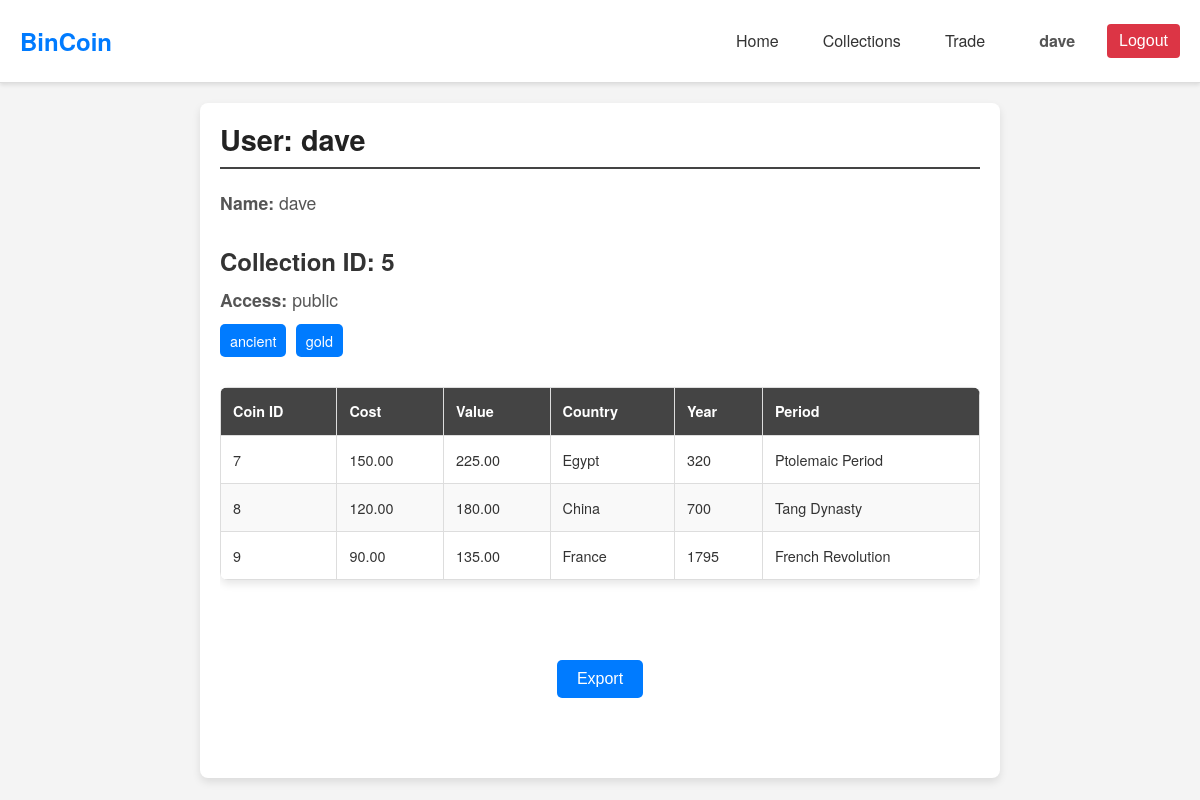
The page /php/user_profile.php?user=dave (signed in) on the database its author committed.
### tables this page shows
CREATE TABLE `user` (
    `name` VARCHAR(255) PRIMARY KEY,
    `password` VARCHAR(255) NOT NULL,
    `created_at` TIMESTAMP DEFAULT CURRENT_TIMESTAMP
);

CREATE TABLE `coin` (
    `id` INT AUTO_INCREMENT PRIMARY KEY,
    `cost` DECIMAL(10, 2) NOT NULL,
    `value` DECIMAL(10, 2) NOT NULL,
    `currency` VARCHAR(50) NOT NULL,
    `front_path` VARCHAR(255) NOT NULL,
    `back_path` VARCHAR(255) NOT NULL,
    `country` VARCHAR(100) NOT NULL,
    `year` INT NOT NULL,
    `coin_collection_id` INT NOT NULL,
    FOREIGN KEY (`coin_collection_id`) REFERENCES `coin_collection`(`id`) ON DELETE CASCADE
);

CREATE TABLE `period` (
    `id` INT AUTO_INCREMENT PRIMARY KEY,
    `country` VARCHAR(100) NOT NULL,
    `from` YEAR NOT NULL,
    `to` YEAR NOT NULL,
    `name` VARCHAR(255) NOT NULL
);

### php/user_profile.php (called while the page is built, shortened)
<?php
$conn = new mysqli(SERVERNAME, USERNAME, PASSWORD, DBNAME);
$userName = isset($_GET['user']) ? $_GET['user'] : 'Alice';
$userQuery = $conn->prepare("SELECT * FROM `user` WHERE `name` = ?");
$userQuery->bind_param("s", $userName);
$userQuery->execute();
$userResult = $userQuery->get_result();
$user = $userResult->fetch_assoc();
$collectionsQuery = $conn->prepare("
    SELECT cc.id AS collection_id, cc.access, ct.name AS tag
    FROM `coin_collection` cc
    LEFT JOIN `collection_tag` ct ON cc.id = ct.collection_id
    WHERE cc.user_name = ?
");
$collectionsQuery->bind_param("s", $userName);
$collectionsQuery->execute();
$collectionsResult = $collectionsQuery->get_result();
$collections = [];
while ($row = $collectionsResult->fetch_assoc()) {
    $collections[$row['collection_id']]['access'] = $row['access'];
    $collections[$row['collection_id']]['tags'][] = $row['tag'];
}
foreach ($collections as $collectionId => &$collection) {
    $coinsQuery = $conn->prepare("
        SELECT c.id AS coin_id, c.cost, c.value, c.currency, c.country, c.year, p.name AS period
        FROM `coin` c
        LEFT JOIN `coin_period` cp ON c.id = cp.coin_id
        LEFT JOIN `period` p ON cp.period_id = p.id
        WHERE c.coin_collection_id = ?
    ");
    $coinsQuery->bind_param("i", $collectionId);
    $coinsQuery->execute();
    $coinsResult = $coinsQuery->get_result();
}
include "../components/user_profile_page.php";
?>

### components/user_profile_page.php (the view, shortened to what this page needs)
<!DOCTYPE html>
<html lang="en">
<head>
    <link rel="stylesheet" href="../css/theme.css">
    <link rel="stylesheet" href="../css/user_profile.css">
</head>
<body>
    <?php include '../components/header.php'; ?>
    <div class="profile-container">
        <h2>User: <?php echo htmlspecialchars($user['name']); ?></h2>
        <div class="user-details">
            <p><strong>Name:</strong> <?php echo htmlspecialchars($user['name']); ?></p>
        </div>
        <?php foreach ($collections as $collectionId => $collection): ?>
            <div class="collection">
                <h3>Collection ID: <?php echo htmlspecialchars($collectionId); ?></h3>
                <p><strong>Access:</strong> <?php echo htmlspecialchars($collection['access']); ?></p>
                <div class="tags">
                    <?php foreach ($collection['tags'] as $tag): ?>
                        <span class="tag"><?php echo htmlspecialchars($tag); ?></span>
                    <?php endforeach; ?>
                </div>
                <div class="table-container">
                    <table>
                        <thead>
                            <tr>
                                <th>Coin ID</th>
                                <th>Cost</th>
                                <th>Value</th>
                                <th>Country</th>
                                <th>Year</th>
                                <th>Period</th>
                            </tr>
                        </thead>
                        <tbody>
                            <?php foreach ($collection['coins'] as $coin): ?>
                                <tr>
                                    <td><?php echo htmlspecialchars($coin['coin_id']); ?></td>
                                    <td><?php echo htmlspecialchars($coin['cost']); ?></td>
                                    <td><?php echo htmlspecialchars($coin['value']); ?></td>
                                    <td><?php echo htmlspecialchars($coin['country']); ?></td>
                                    <td><?php echo htmlspecialchars($coin['year']); ?></td>
                                    <td><?php echo htmlspecialchars($coin['period']); ?></td>
                                </tr>
                            <?php endforeach; ?>
                        </tbody>
                    </table>
                </div>
            </div>
        <?php endforeach; ?>
        <div class="export-container">
        <div class="dropdown">
            <button class="export-btn">Export</button>
            </div>
        </div>
    </div>
</body>
</html>

### css/theme.css (style rules this page uses)
* { margin: 0; padding: 0; box-sizing: border-box; }
html { font-size: 16px; }
body { font-family: 'Helvetica Neue', Arial, sans-serif; line-height: 1.6; color: #333; background-color: #f4f4f4; }
h1, h2, h3, h4, h5, h6 { color: #222; margin-bottom: 1rem; line-height: 1.2; }
p { margin-bottom: 1.2rem; }
button, .btn { display: inline-block; background-color: #007BFF; color: #ffffff; padding: 10px 20px; border: none; border-radius: 4px; cursor: pointer; font-size: 1rem; transition: background-color 0.3s ease; text-decoration: none; text-align: center; }
table { width: 100%; border-collapse: collapse; margin-bottom: 20px; }
table th, table td { padding: 12px; border: 1px solid #ddd; text-align: left; }
table th { background-color: #f8f8f8; }
table tr:nth-child(even) { background-color: #f9f9f9; }

### css/user_profile.css (style rules this page uses)
.profile-container { max-width: 800px; margin: 20px auto; background: #ffffff; padding: 20px; border-radius: 8px; box-shadow: 0 4px 8px rgba(0, 0, 0, 0.1); }
.profile-container h2 { font-size: 1.8em; border-bottom: 2px solid #444; padding-bottom: 10px; margin-bottom: 20px; }
.profile-container .user-details { margin-bottom: 30px; }
.profile-container .user-details p { font-size: 1.1em; margin: 5px 0; color: #555; }
.collection { margin-bottom: 20px; }
.collection h3 { font-size: 1.5em; color: #333; margin-bottom: 10px; }
.collection p { font-size: 1.1em; color: #555; margin-bottom: 10px; }
.table-container { overflow-x: auto; }
.table-container table { width: 100%; border-collapse: collapse; margin: 20px 0; font-size: 0.9em; background: #ffffff; box-shadow: 0 4px 8px rgba(0, 0, 0, 0.1); border-radius: 8px; overflow: hidden; }
.table-container th, .table-container td { padding: 12px; text-align: left; }
.table-container th { background-color: #444; color: #ffffff; }
.table-container td { border-bottom: 1px solid #dddddd; }
.tags { margin: 10px 0; }
.tag { display: inline-block; background-color: #007BFF; color: #ffffff; padding: 5px 10px; border-radius: 5px; font-size: 0.9em; margin-right: 5px; }
.export-container { margin: 50px auto; max-width: 300px; text-align: center; }
.export-btn { display: inline-block; padding: 10px 20px; margin: 10px; font-size: 1em; color: #fff; background-color: #007BFF; border: none; border-radius: 5px; cursor: pointer; text-decoration: none; }
.dropdown { position: relative; display: inline-block; }

### rows shown on the page
user: name "dave"
coin: id "7", cost "150.00", value "225.00", country "Egypt", year "320", period.name "Ptolemaic Period"
coin: id "8", cost "120.00", value "180.00", country "China", year "700", period.name "Tang Dynasty"
coin: id "9", cost "90.00", value "135.00", country "France", year "1795", period.name "French Revolution"

### other values the page prints
$_SESSION['username'] "dave"
$collectionId "5"
$collection['access'] "public"
$tag "ancient"
$tag "gold"
